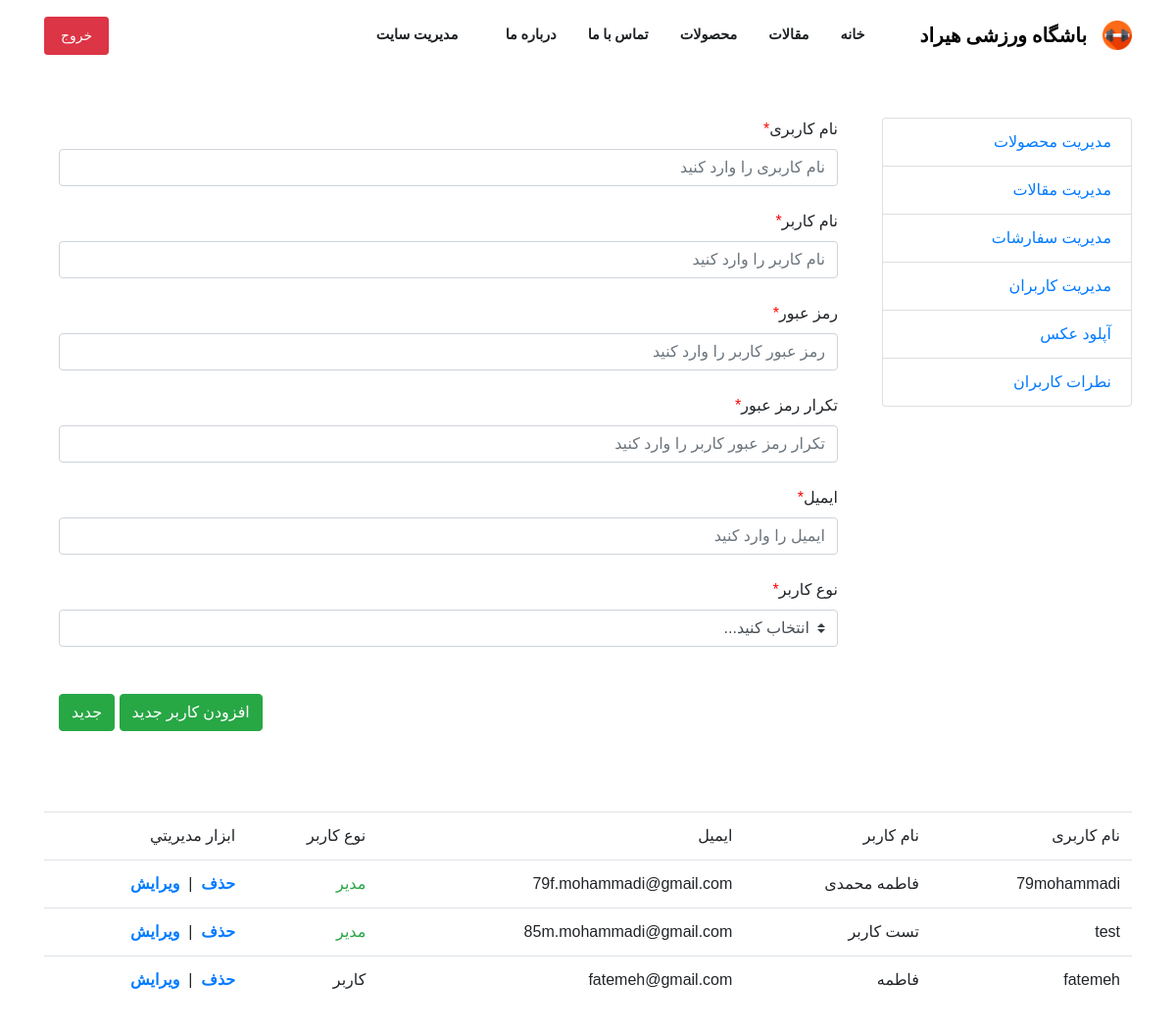
The app's page /Admin_users.php (signed in) with its own data.
### tables this page shows
CREATE TABLE IF NOT EXISTS `users` (
  `username` varchar(40) NOT NULL,
  `realname` varchar(80) NOT NULL,
  `password` varchar(20) NOT NULL,
  `email` varchar(60) NOT NULL,
  `type` tinyint(1) NOT NULL,
  PRIMARY KEY (`username`)
);

### Admin_users.php (the view, shortened to what this page needs)
<?php
include("Header.php");
include("MenuArticleProduct.php");
?>
<?php
$link = mysqli_connect("localhost", "root", "", "hirad" , "3308");
$link -> set_charset("utf8");
$url = $username = $realname = $email = $type = $password = $repassword = "";
$btn_caption="افزودن کاربر جدید";
?>
<div class="container text-right" dir="rtl">
    <div class="row">
        <div class="col-lg-3"><br><br>
            <div class="list-group">
                <a href="Admin_products.php" class="list-group-item">مدیریت محصولات</a>
                <a href="Admin_articles.php" class="list-group-item">مدیریت مقالات</a>
                <a href="#" class="list-group-item">مدیریت سفارشات</a>
                <a href="Admin_users.php" class="list-group-item">مدیریت کاربران</a>
                <a href="#" class="list-group-item">آپلود عکس</a>
                <a href="Admin_comment.php" class="list-group-item">نطرات کاربران</a>
            </div>
        </div>
        <div class="col-lg-9">
            <br><br>
             <link href="css/bootstrap.css" rel="stylesheet" />
            <div class="container">
                    <form name="add_user" action="Action_admin_users.php<?php if (!empty($url)) echo($url); ?>"  method="POST" enctype="multipart/form-data">
                        <label for="fname">نام کاربری</label><span style="color: red;">*</span><br>
                        <input type="text" class="form-control" value="<?php echo ($username) ?>" name="username" placeholder="نام کاربری را وارد کنید"><br>
                        <label for="fname">نام کاربر</label><span style="color: red;">*</span><br>
                        <input type="text" class="form-control" value="<?php echo ($realname) ?>" name="realname" placeholder="نام کاربر را وارد کنید"><br>
                        <label for="fname">رمز عبور</label><span style="color: red;">*</span><br>
                        <input type="password" class="form-control" value="<?php echo ($password) ?>" name="password" placeholder="رمز عبور کاربر را وارد کنید"><br>
                        <label for="fname">تکرار رمز عبور</label><span style="color: red;">*</span><br>
                        <input type="password" class="form-control" value="<?php echo ($password) ?>" name="repassword" placeholder="تکرار رمز عبور کاربر را وارد کنید"><br>
                        <label for="fname">ایمیل</label><span style="color: red;">*</span><br>
                        <input type="email" class="form-control" value="<?php echo ($email) ?>" name="email" placeholder="ایمیل را وارد کنید"><br>
                        <?php if (!empty($url)) {?>
                        <label for="inlineFormCustomSelect">نوع کاربر</label><span style="color: red;">*</span><br>
                        <select class="custom-select" id="inlineFormCustomSelect" name="typeUser" value="<?php  echo $row['type'] ?>">
                            <option selected>انتخاب کنید...</option>
                            <option <?php  if ($row['type']=='1') {
                            echo  "selected";
                        } ?> value="مدیر">مدیر</option>
                            <option <?php  if ($row['type']=='0') {
                            echo  "selected";
                        } ?> value="کاربر">کاربر</option>
                        </select><br>
                        <?php
                        }else{
                        ?>
                        <label for="inlineFormCustomSelect">نوع کاربر</label><span style="color: red;">*</span><br>
                        <select class="custom-select" id="inlineFormCustomSelect" name="typeUser" value="<?php  echo $row['type'] ?>">
                            <option selected>انتخاب کنید...</option>
                        </select><br>
                        <?php
                        }
                        ?>
                        <br>
                        <div class="float-left"><br>
                        <input style="font-family: 'Khandevane';" class="btn btn-success" type="submit" value="<?php echo ($btn_caption) ?>" >
                        <input style="font-family: 'Khandevane';" class="btn btn-success" type="reset" value="جدید">
                        <br></div>
                    </form>
                </div><br><br><br><br><br><br>
        </div>
<?php
$query = "SELECT * FROM users";
$result = mysqli_query($link, $query);
?>
<br><br>
<div class="container">
<table class="table table-hover" style="width: 100%;" >
<tr>
    <td>نام کاربری</td>
    <td>نام کاربر</td>
    <td>ایمیل</td>
    <td>نوع کاربر</td>
	<td>ابزار مديريتي</td>
</tr>
<?php
while ($row = mysqli_fetch_array($result)) {
?>
<tr>
	<td><?php echo ($row['username']) ?></td>
	<td><?php echo ($row['realname']) ?></td>
	<td><?php echo ($row['email']) ?></td>
	<td>
    <?php
    if($row['type'] == 1)  echo("<span style='font-family: Khandevane' class='text-success'>مدیر</span>");
    if($row['type'] == 0) echo 'کاربر';
    ?>
    </td>
    <td>
     <b><a href="Action_admin_users.php?id=<?php echo ($row['username']) ?>&action=DELETE" style="text-decoration: none;">حذف</a></b>
     &nbsp;|&nbsp;
     <b><a href="Admin_users.php?id=<?php echo ($row['username']) ?>&action=EDIT" style="text-decoration: none;">ويرايش</a></b>
     </td>
</tr>
<?php
}
?>
</table>
</div>
</div>
</div>
<br><br><br><br>

### Header.php (style rules this page uses)
* { font-family: 'Khandevane', 'BMitra', Sans-Serif; }

### records on screen
users: username "79mohammadi", realname "فاطمه محمدی", email "79f.mohammadi@gmail.com", type "مدیر"
users: username "test", realname "تست کاربر", email "85m.mohammadi@gmail.com", type "مدیر"
users: username "fatemeh", realname "فاطمه", email "fatemeh@gmail.com", type "کاربر"
